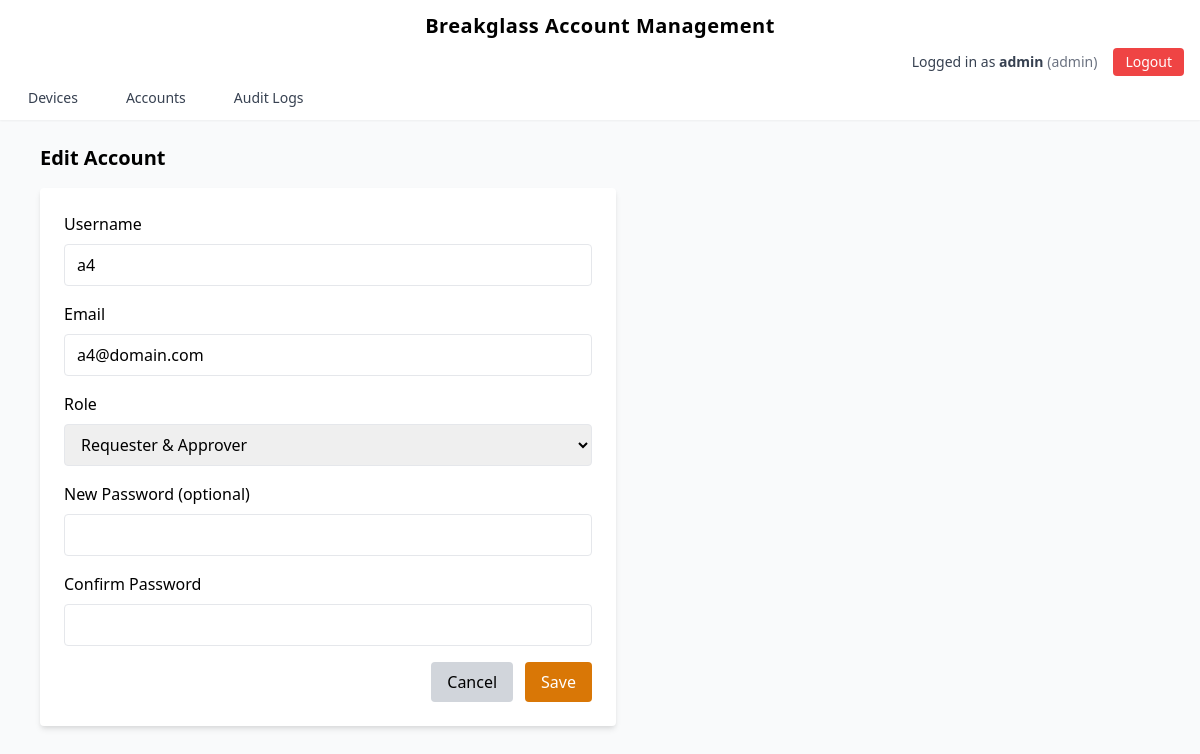
The page /ui/accounts/7/edit (signed in) on the database as committed earlier.
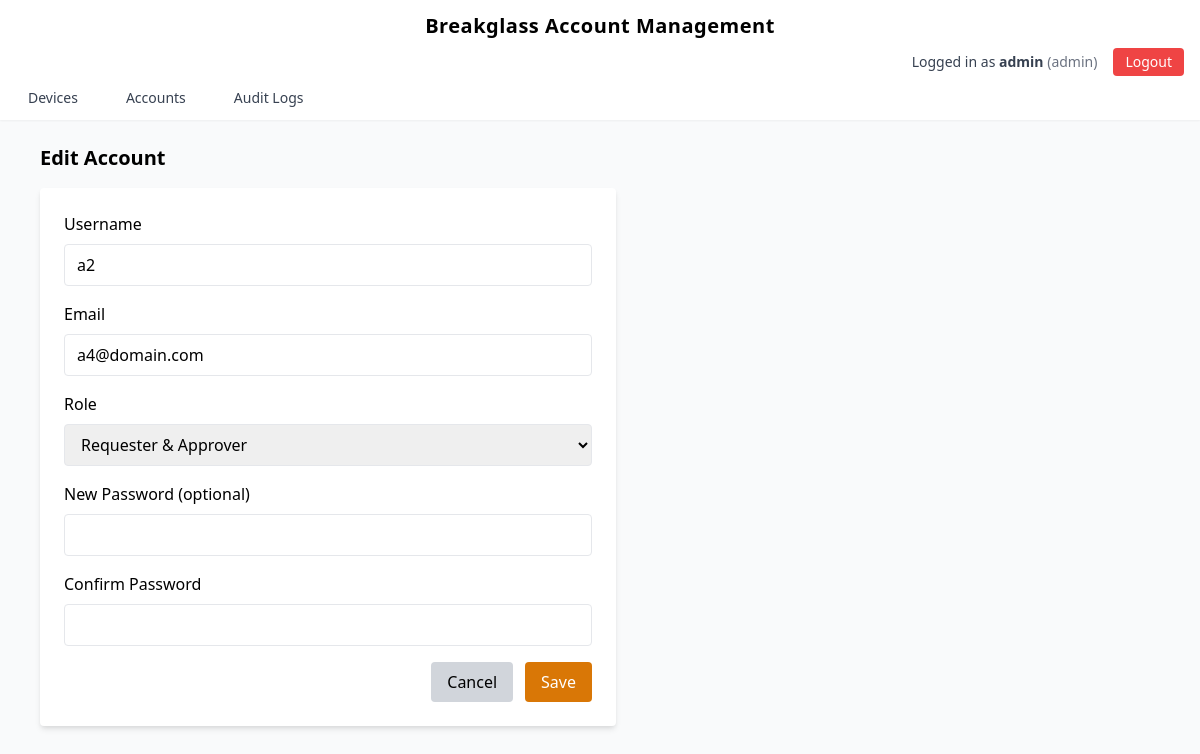
The same page on the database as committed later.
### models/user.py (models this page shows)
class User(Base):
    __tablename__ = "users"
    id = Column(Integer, primary_key=True, index=True)
    username = Column(String, unique=True, index=True, nullable=False)
    email = Column(String, unique=True, index=True, nullable=False)
    auth_source = Column(String, default="local")  # local, ldap, saml, oidc
    password_hash = Column(String, nullable=True)
    role = Column(String, nullable=False)  # admin, requester, approver, requester_approver
    otp_secret = Column(String, nullable=True)
    is_active = Column(Boolean, default=True)

### ui/routes/accounts.py (the view)
@router.get("/accounts/{user_id}/edit")
async def admin_edit_page(
    user_id: int,
    request: Request,
    current_user: User | None = Depends(get_current_user_optional),
    db: AsyncSession = Depends(get_db),
):
    if current_user is None or current_user.role != "admin":
        log_action(
            current_user,
            "accounts_edit_view",
            "Redirected to login page due to unauthenticated access attempt",
            request,
            category="accounts"
        )
        return RedirectResponse("/ui/login")
    stmt = select(User).where(User.id == user_id)
    user = (await db.execute(stmt)).scalar_one_or_none()
    if not user:
        return RedirectResponse("/ui/accounts")
    log_action(
        current_user,
        "accounts_edit_view",
        "Viewed account edit page",
        request,
        category="accounts"
    )
    return templates.TemplateResponse(
        "account_edit.html",
        {
            "request": request,
            "user": user,
            "current_user": current_user,
            "error": None,
        },
    )

### ui/templates/account_edit.html (shortened to what this page needs)
{% extends "base.html" %}
{% block content %}
<h1 class="text-xl font-bold mb-4">Edit Account</h1>
<form method="post" class="bg-white p-6 rounded shadow-md max-w-xl" onsubmit="return validatePasswords()">
  <label class="block mb-2">Username</label>
  <input name="username" value="{{ user.username }}" class="w-full border px-3 py-2 rounded mb-4">
  <label class="block mb-2">Email</label>
  <input name="email" value="{{ user.email }}" type="email" class="w-full border px-3 py-2 rounded mb-4">
  <label class="block mb-2">Role</label>
  <select name="role" class="w-full border px-3 py-2 rounded mb-4">
    <option value="requester_approver" {% if user.role == "requester_approver" %}selected{% endif %}>Requester & Approver</option>
  </select>
  <label class="block mb-2">New Password (optional)</label>
  <input id="new_password" name="new_password" type="password" class="w-full border px-3 py-2 rounded mb-4">
  <label class="block mb-2">Confirm Password</label>
  <input id="confirm_password" name="confirm_password" type="password" class="w-full border px-3 py-2 rounded mb-4">
  <div class="flex justify-end space-x-3">
    <a href="/ui/accounts" class="px-4 py-2 bg-gray-300 rounded">Cancel</a>
    <button class="px-4 py-2 bg-yellow-600 text-white rounded hover:bg-yellow-700">
      Save
    </button>
  </div>
</form>
{% endblock %}

Rows that differ between the two databases and show on the page:
changed User "a4@domain.com": username "a4" → "a2"
